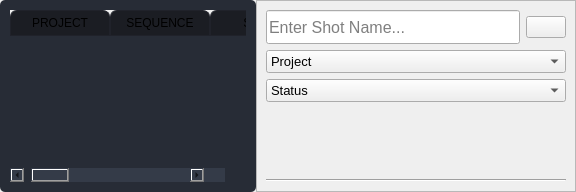
                            <widget class="QWidget" name="pending_task">
                             <attribute name="title">
                              <string>Pending</string>
                             </attribute>
                             <layout class="QGridLayout" name="gridLayout_48">
                              <property name="leftMargin">
                               <number>0</number>
                              </property>
                              <property name="topMargin">
                               <number>0</number>
                              </property>
                              <property name="rightMargin">
                               <number>0</number>
                              </property>
                              <property name="bottomMargin">
                               <number>0</number>
                              </property>
                              <property name="spacing">
                               <number>0</number>
                              </property>
                              <item row="0" column="0">
                               <widget class="QTableWidget" name="task_pending_tableWid">
                                <property name="styleSheet">
                                 <string notr="true">QTableWidget {	
	background-color: rgb(39, 44, 54);
	padding: 10px;
	border-radius: 5px;
	alternate-background-color: rgb(42, 48, 59);
}
QTableWidget::item{
	padding-left: 5px;
	padding-right: 5px;
}
QTableWidget::item:selected{
	background-color: rgb(28, 32, 40);
}
QScrollBar:horizontal {
    border: none;
    background: rgb(52, 59, 72);
    height: 14px;
    margin: 0px 21px 0 21px;
	border-radius: 0px;
}
 QScrollBar:vertical {
	border: none;
    background: rgb(52, 59, 72);
    width: 14px;
    margin: 21px 0 21px 0;
	border-radius: 0px;
 }
QHeaderView::section{
	Background-color: rgb(39, 44, 54);
	max-width: 30px;
	border: 1px solid rgb(44, 49, 60);
	border-style: none;
    border-bottom: 1px solid rgb(44, 49, 60);
    border-right: 1px solid rgb(44, 49, 60);
}
QTableWidget::horizontalHeader {	
	background-color: rgb(81, 255, 0);
}
QHeaderView::section:horizontal
{
    border: 1px solid rgb(32, 34, 42);
	background-color: rgb(27, 29, 35);
	padding: 3px;
	border-top-left-radius: 7px;
    border-top-right-radius: 7px;
}
QHeaderView::section:vertical
{
    border: 1px solid rgb(44, 49, 60);
}

</string>
                                </property>
                                <property name="frameShape">
                                 <enum>QFrame::NoFrame</enum>
                                </property>
                                <property name="frameShadow">
                                 <enum>QFrame::Raised</enum>
                                </property>
                                <property name="editTriggers">
                                 <set>QAbstractItemView::NoEditTriggers</set>
                                </property>
                                <property name="alternatingRowColors">
                                 <bool>true</bool>
                                </property>
                                <property name="selectionBehavior">
                                 <enum>QAbstractItemView::SelectRows</enum>
                                </property>
                                <property name="showGrid">
                                 <bool>false</bool>
                                </property>
                                <property name="sortingEnabled">
                                 <bool>true</bool>
                                </property>
                                <attribute name="horizontalHeaderCascadingSectionResizes">
                                 <bool>true</bool>
                                </attribute>
                                <attribute name="horizontalHeaderStretchLastSection">
                                 <bool>true</bool>
                                </attribute>
                                <attribute name="verticalHeaderVisible">
                                 <bool>false</bool>
                                </attribute>
                                <column>
                                 <property name="text">
                                  <string>PROJECT</string>
                                 </property>
                                </column>
                                <column>
                                 <property name="text">
                                  <string>SEQUENCE</string>
                                 </property>
                                </column>
                                <column>
                                 <property name="text">
                                  <string>SHOT</string>
                                 </property>
                                </column>
                                <column>
                                 <property name="text">
                                  <string>TYPE</string>
                                 </property>
                                </column>
                                <column>
                                 <property name="text">
                                  <string>FRAME IN</string>
                                 </property>
                                </column>
                                <column>
                                 <property name="text">
                                  <string>FRAME OUT</string>
                                 </property>
                                </column>
                                <column>
                                 <property name="text">
                                  <string>TOTAL FRAMES</string>
                                 </property>
                                </column>
                                <column>
                                 <property name="text">
                                  <string>STATUS</string>
                                 </property>
                                </column>
                                <column>
                                 <property name="text">
                                  <string>BIDS</string>
                                 </property>
                                </column>
                                <column>
                                 <property name="text">
                                  <string>ETA</string>
                                 </property>
                                </column>
                               </widget>
                              </item>
                              <item row="0" column="1">
                               <widget class="QFrame" name="frame_5">
                                <property name="minimumSize">
                                 <size>
                                  <width>320</width>
                                  <height>0</height>
                                 </size>
                                </property>
                                <property name="maximumSize">
                                 <size>
                                  <width>320</width>
                                  <height>16777215</height>
                                 </size>
                                </property>
                                <property name="frameShape">
                                 <enum>QFrame::StyledPanel</enum>
                                </property>
                                <property name="frameShadow">
                                 <enum>QFrame::Raised</enum>
                                </property>
                                <layout class="QVBoxLayout" name="verticalLayout_23">
                                 <item>
                                  <layout class="QHBoxLayout" name="horizontalLayout_8">
                                   <item>
                                    <widget class="QLineEdit" name="task_search_lineEdit">
                                     <property name="minimumSize">
                                      <size>
                                       <width>0</width>
                                       <height>34</height>
                                      </size>
                                     </property>
                                     <property name="font">
                                      <font>
                                       <pointsize>12</pointsize>
                                      </font>
                                     </property>
                                     <property name="styleSheet">
                                      <string notr="true"/>
                                     </property>
                                     <property name="frame">
                                      <bool>true</bool>
                                     </property>
                                     <property name="placeholderText">
                                      <string>Enter Shot Name...</string>
                                     </property>
                                    </widget>
                                   </item>
                                   <item>
                                    <widget class="QPushButton" name="task_search_btn">
                                     <property name="cursor">
                                      <cursorShape>PointingHandCursor</cursorShape>
                                     </property>
                                     <property name="text">
                                      <string/>
                                     </property>
                                     <property name="icon">
                                      <iconset resource="../files.qrc">
                                       <normaloff>:/16x16/icons/16x16/cil-find-in-page.png</normaloff>:/16x16/icons/16x16/cil-find-in-page.png</iconset>
                                     </property>
                                     <property name="iconSize">
                                      <size>
                                       <width>24</width>
                                       <height>24</height>
                                      </size>
                                     </property>
                                     <property name="shortcut">
                                      <string>Return</string>
                                     </property>
                                    </widget>
                                   </item>
                                  </layout>
                                 </item>
                                 <item>
                                  <widget class="QComboBox" name="t_pro_sel_cb">
                                   <property name="font">
                                    <font>
                                     <pointsize>10</pointsize>
                                    </font>
                                   </property>
                                   <property name="toolTip">
                                    <string>Select Project</string>
                                   </property>
                                   <item>
                                    <property name="text">
                                     <string>Project</string>
                                    </property>
                                   </item>
                                  </widget>
                                 </item>
                                 <item>
                                  <widget class="QComboBox" name="t_status_sel_cb">
                                   <property name="minimumSize">
                                    <size>
                                     <width>150</width>
                                     <height>0</height>
                                    </size>
                                   </property>
                                   <property name="font">
                                    <font>
                                     <pointsize>10</pointsize>
                                    </font>
                                   </property>
                                   <property name="toolTip">
                                    <string>Select Status</string>
                                   </property>
                                   <item>
                                    <property name="text">
                                     <string>Status</string>
                                    </property>
                                   </item>
                                  </widget>
                                 </item>
                                 <item>
                                  <spacer name="verticalSpacer_5">
                                   <property name="orientation">
                                    <enum>Qt::Vertical</enum>
                                   </property>
                                   <property name="sizeHint" stdset="0">
                                    <size>
                                     <width>20</width>
                                     <height>40</height>
                                    </size>
                                   </property>
                                  </spacer>
                                 </item>
                                 <item>
                                  <widget class="Line" name="line_4">
                                   <property name="minimumSize">
                                    <size>
                                     <width>300</width>
                                     <height>0</height>
                                    </size>
                                   </property>
                                   <property name="maximumSize">
                                    <size>
                                     <width>300</width>
                                     <height>16777215</height>
                                    </size>
                                   </property>
                                   <property name="orientation">
                                    <enum>Qt::Horizontal</enum>
                                   </property>
                                  </widget>
                                 </item>
                                </layout>
                               </widget>
                              </item>
                             </layout>
                            </widget>
